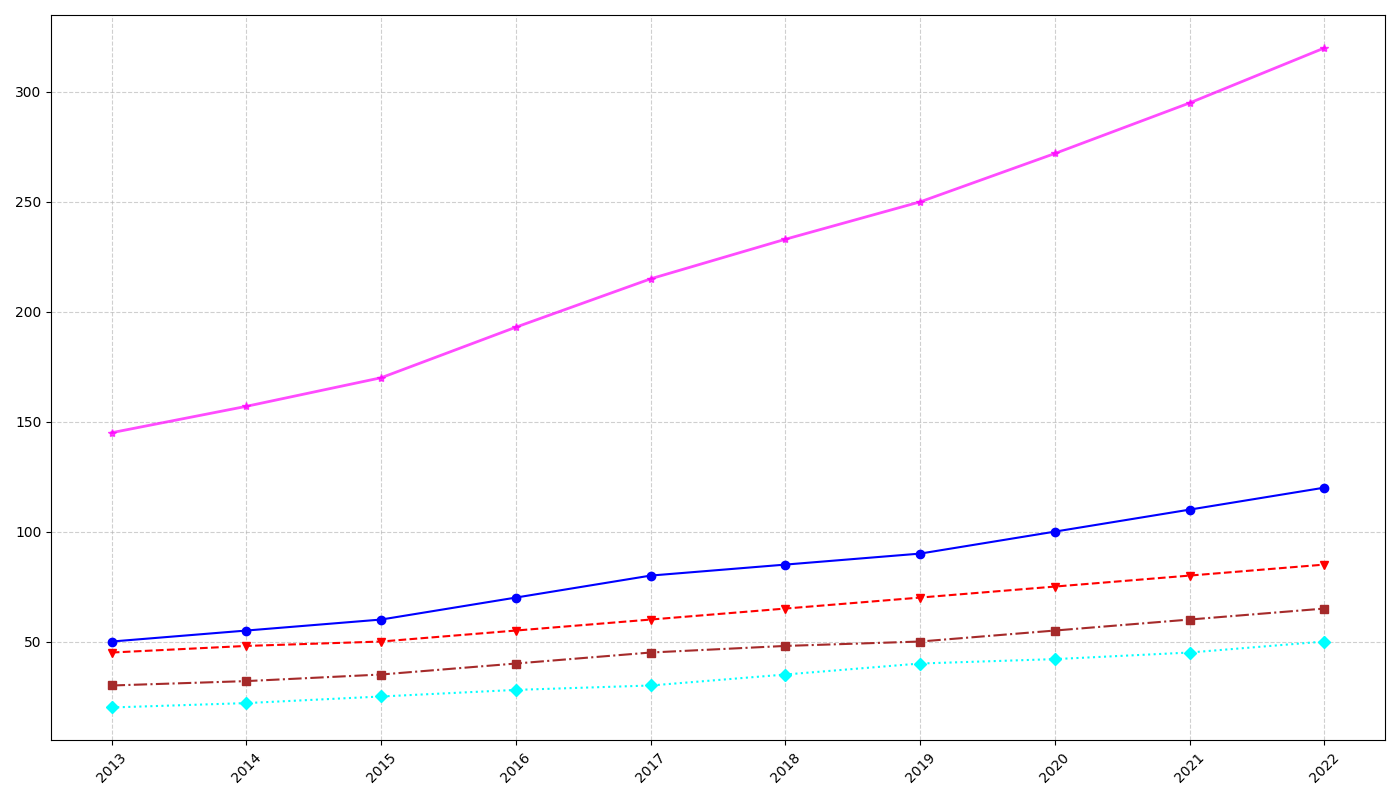

The script that drew this image:
import matplotlib.pyplot as plt
import numpy as np

years = np.arange(2013, 2023)
apple_sales = np.array([50, 55, 60, 70, 80, 85, 90, 100, 110, 120])
orange_sales = np.array([45, 48, 50, 55, 60, 65, 70, 75, 80, 85])
grape_sales = np.array([30, 32, 35, 40, 45, 48, 50, 55, 60, 65])
pineapple_sales = np.array([20, 22, 25, 28, 30, 35, 40, 42, 45, 50])
total_sales = apple_sales + orange_sales + grape_sales + pineapple_sales

fig, ax = plt.subplots(figsize=(14, 8))
ax.plot(years, apple_sales, marker='o', linestyle='-', color='blue') # Changed color to blue
ax.plot(years, orange_sales, marker='v', linestyle='--', color='red') # Changed color to red
ax.plot(years, grape_sales, marker='s', linestyle='-.', color='brown') # Changed color to brown
ax.plot(years, pineapple_sales, marker='D', linestyle=':', color='cyan') # Changed color to cyan
ax.plot(years, total_sales, marker='*', linestyle='-', linewidth=2, color='magenta', alpha=0.7) # Changed color to magenta

ax.set_xticks(years)
ax.set_xticklabels(years, rotation=45)
ax.grid(True, linestyle='--', alpha=0.6)

plt.tight_layout()
plt.show()
